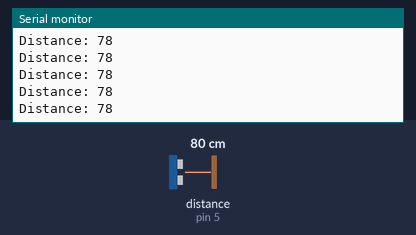
A sketch run on a simulated Arduino Uno, built with avr-gcc and run on an emulated ATmega328P. Parts: the last lines printed to the serial monitor. Wiring (inferred from the names in the program): ultrasonic range finder: trigger pin 2; echo pin 5. The test bench sets the inputs (shaded band); at power-on: distance to the obstacle (sensor on pin 5) 80 cm. The echo pulse lasts 58.3 µs per cm.

Above: at 1.2 s.
1.3 s: distance to the obstacle (sensor on pin 5) set to 2 cm
At 2.1 s:
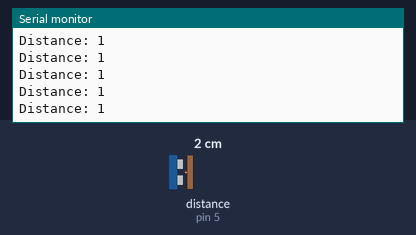
4.3 s: distance to the obstacle (sensor on pin 5) set to 120 cm
At 4.8 s:
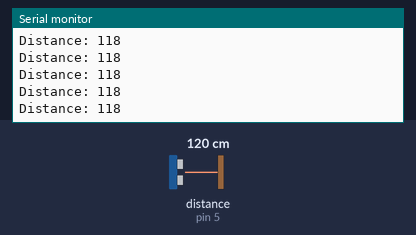
7.3 s: distance to the obstacle (sensor on pin 5) set to 4 cm
At 8.4 s:
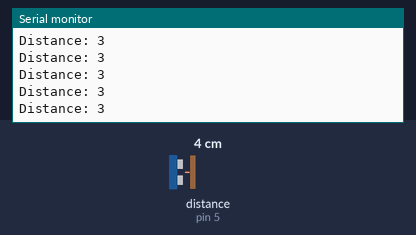
10.3 s: distance to the obstacle (sensor on pin 5) set to 18 cm
At 11.3 s:
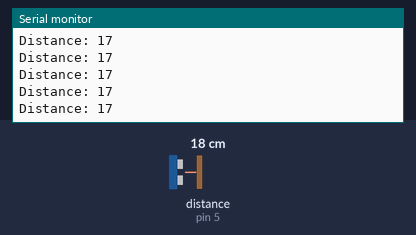
Timing chart, 0 to 13.3 s (numbered marks = the images above; inputs shaded):
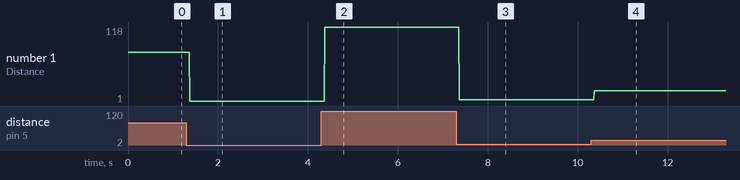

The sketch:

ultrasonic_distance_measuring_code.ino
```cpp
// define pins numbers
const int trigPin = 2;
const int echoPin = 5;

// define variables
long duration;
int distance;

void setup()
{
  pinMode(trigPin, OUTPUT); // sets the trigpin as an output
  pinMode(echoPin, INPUT);  // sets the echopin as an input
  Serial.begin(9600); //starts the serial communication
 }

void loop()
{
   // clear the trigpin
   digitalWrite(trigPin, LOW);
   delayMicroseconds(10);

   // sets the trigpin on high state for 10 micro seconds
   digitalWrite(trigPin, HIGH);
   delayMicroseconds(20);
   digitalWrite(trigPin, LOW);

   // reads the echopin, returns the sound wave travel time in microseconds
   duration = pulseIn(echoPin, HIGH);

   // calculating the distance
   distance= duration*0.034/2;

   // prints the distance on the serial monitor
   Serial.print("Distance: ");
   Serial.println(distance);
}
```

Measured:
- after the input at 1.3 s, the serial monitor: prints a new line after 0.07 s (image 1)
- after the input at 4.3 s, the serial monitor: prints a new line after 0.08 s (image 2)
- after the input at 7.3 s, the serial monitor: prints a new line after 0.07 s (image 3)
- after the input at 10.3 s, the serial monitor: prints a new line after 0.07 s (image 4)
- plotted number 1: 78 → 1 after the input at 1.3 s, 1 → 118 after the input at 4.3 s, 118 → 3 after the input at 7.3 s, 3 → 1 after the input at 10.3 s
